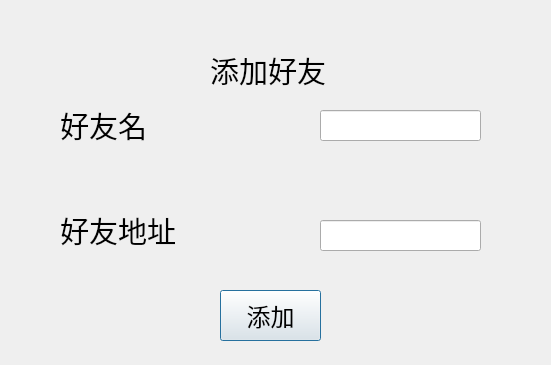
<?xml version="1.0" encoding="UTF-8"?>
<ui version="4.0">
 <class>addfriendDialog</class>
 <widget class="QDialog" name="addfriendDialog">
  <property name="geometry">
   <rect>
    <x>0</x>
    <y>0</y>
    <width>551</width>
    <height>365</height>
   </rect>
  </property>
  <property name="windowTitle">
   <string>Dialog</string>
  </property>
  <widget class="QLabel" name="label">
   <property name="geometry">
    <rect>
     <x>60</x>
     <y>100</y>
     <width>191</width>
     <height>51</height>
    </rect>
   </property>
   <property name="font">
    <font>
     <family>宋体</family>
     <pointsize>22</pointsize>
    </font>
   </property>
   <property name="cursor">
    <cursorShape>ArrowCursor</cursorShape>
   </property>
   <property name="text">
    <string>好友名</string>
   </property>
  </widget>
  <widget class="QLabel" name="label_2">
   <property name="geometry">
    <rect>
     <x>60</x>
     <y>200</y>
     <width>211</width>
     <height>61</height>
    </rect>
   </property>
   <property name="font">
    <font>
     <family>宋体</family>
     <pointsize>22</pointsize>
    </font>
   </property>
   <property name="text">
    <string>好友地址</string>
   </property>
  </widget>
  <widget class="QLineEdit" name="friendnamelineEdit">
   <property name="geometry">
    <rect>
     <x>320</x>
     <y>110</y>
     <width>161</width>
     <height>31</height>
    </rect>
   </property>
  </widget>
  <widget class="QLineEdit" name="friendaddresslineEdit">
   <property name="geometry">
    <rect>
     <x>320</x>
     <y>220</y>
     <width>161</width>
     <height>31</height>
    </rect>
   </property>
  </widget>
  <widget class="QPushButton" name="appearButton">
   <property name="geometry">
    <rect>
     <x>220</x>
     <y>290</y>
     <width>101</width>
     <height>51</height>
    </rect>
   </property>
   <property name="font">
    <font>
     <family>Agency FB</family>
     <pointsize>18</pointsize>
    </font>
   </property>
   <property name="text">
    <string>添加</string>
   </property>
  </widget>
  <widget class="QLabel" name="label_3">
   <property name="geometry">
    <rect>
     <x>210</x>
     <y>40</y>
     <width>261</width>
     <height>61</height>
    </rect>
   </property>
   <property name="font">
    <font>
     <family>Agency FB</family>
     <pointsize>22</pointsize>
    </font>
   </property>
   <property name="text">
    <string>添加好友</string>
   </property>
  </widget>
 </widget>
 <resources/>
 <connections/>
</ui>
